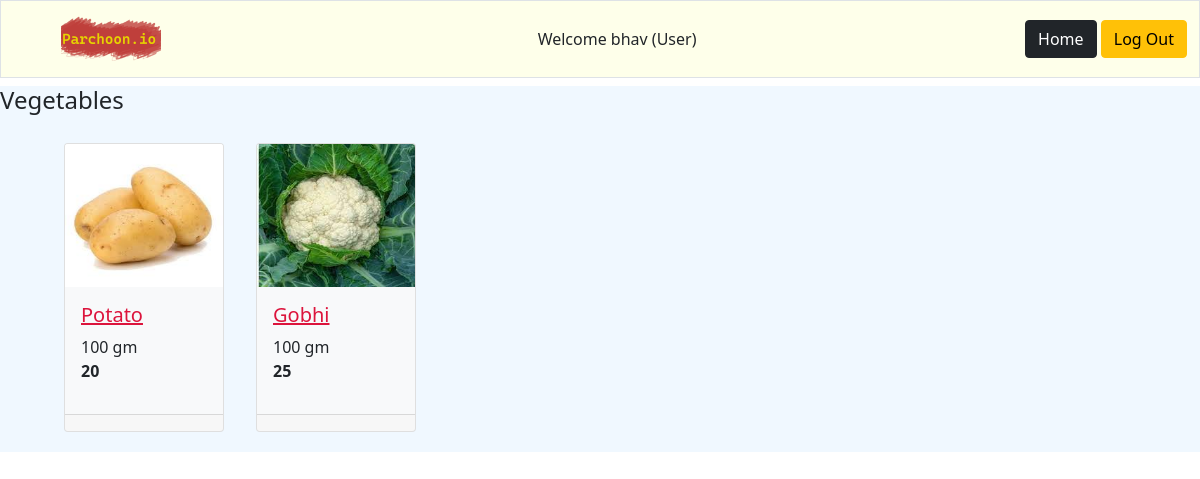
The app's page /view_category/2/3/ with its own data.
### model.py (models this page shows, shortened)
class Users(db.Model):
    __tablename__ = 'users'
    user_id= db.Column(db.Integer, autoincrement=True, primary_key=True, nullable=False, unique=True)
    user_email= db.Column(db.String, nullable=False, unique=True)
    user_password= db.Column(db.String, nullable=False)
    user_username= db.Column(db.String, nullable=False, unique=True)
    user_firstname= db.Column(db.String, nullable=True)
    user_midname= db.Column(db.String)
    user_lastname= db.Column(db.String)
    user_city= db.Column(db.String, nullable=False)
    user_pincode= db.Column(db.Integer, nullable=False)
    user_address= db.Column(db.String)

class Categories(db.Model):
    __tablename__ = 'categories'
    cat_id= db.Column(db.Integer, autoincrement=True, primary_key=True, nullable=False, unique=True)
    cat_name= db.Column(db.String, nullable=False, unique=True)

class Items(db.Model):
    __tablename__ = 'items'
    item_id= db.Column(db.Integer, autoincrement=True, primary_key=True, nullable=False, unique=True)
    item_name= db.Column(db.String, nullable=False, unique=True)
    item_qty_avail= db.Column(db.Integer, nullable=False)
    item_price= db.Column(db.Integer, nullable=False)
    item_desc= db.Column(db.String, nullable=False)
    item_unit = db.Column(db.String, nullable=False)
    item_max_units_per_user = db.Column(db.Integer, nullable=False)

### routes.py (the view)
@app.route('/view_category/<int:userID>/<int:catID>/', methods = ['GET', 'POST'])
def view_category(userID, catID):
    user = Users.query.get(userID)
    itemCat = item_cat()
    return rt('view_category.html', userID=userID, user=user, itemCat=itemCat, catID=catID)

### routes.py (called while the page is built)
def cats():
    return Categories.query.order_by(Categories.cat_name).all() #cats_returnVal

def item_types():
    return Item_type.query.all() #item_types_returnVal

### templates/view_category.html
{% extends 'base.html' %}
{%block buttons%}
    <a href="{{url_for('user_home',userID=userID)}}" type="button" class="btn btn-dark">Home</a>
    <a href="{{url_for('index')}}" type="button" class="btn btn-warning">Log Out</a>
{%endblock%}
{% block welcome%} {{user.user_firstname}} {% endblock %}
{%block content%}
<div class="row my-2" style="background-color: aliceblue;">
    <div class="row justify-content-end">
        <h4> {{itemCat[catID][0]}} </h4>
    </div>
    <div class="container my-3" name="outer row">
        <div class="row justify-content-start mx-5">
            {% for i in itemCat[catID][1].keys()%}
            <div class="col-2 mx-1 my-1">
                <div class="card h-100 w-85">
                    <img class="card-img-top h-50 w-100" src="/assets/uploads/{{i}}.jpg" style="background-size:auto" alt="Image not found"></img>
                    <div class="card-body h-75 bg-light">
                        <a href="{{url_for('buy_product', userID=userID, itemID=i)}}" style="color: crimson;"><h5 class="card-title">{{itemCat[catID][1][i][0]}}</h5></a>
                        <p class="card-text">
                            {{itemCat[catID][1][i][1]}}<br>
                            <strong>{{itemCat[catID][1][i][2]}}</strong>
                        </p>
                    </div>
                    <div class="card-footer"></div>
                </div>
            </div>
            {%endfor%}
        </div>
    </div>
</div>
{%endblock%}

### records on screen
Users: user_firstname "bhav"
Categories: cat_name "Vegetables"
Items: item_name "Potato", item_unit "100 gm"
Items: item_name "Gobhi", item_unit "100 gm"

### other values on screen
{{ itemCat[catID][1][i][2] }} "20" "25"
